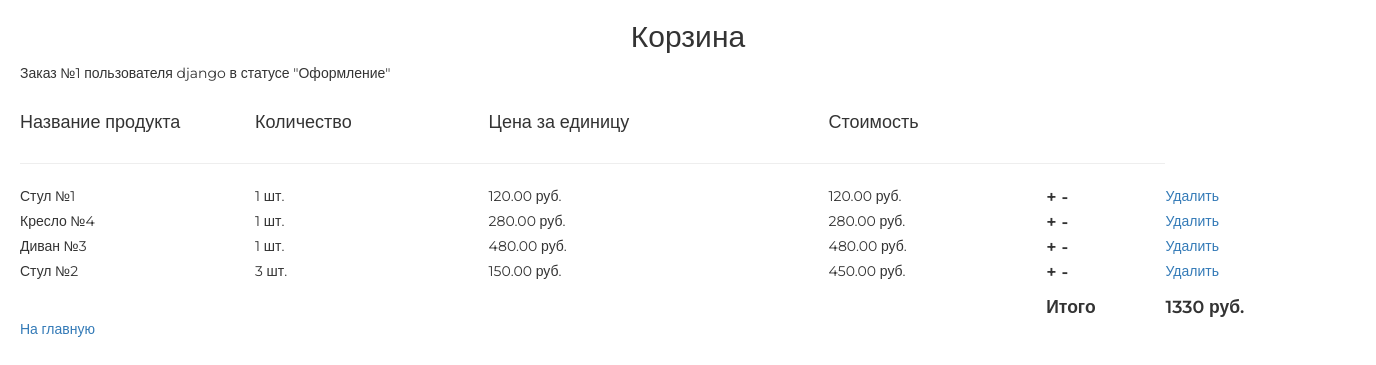
/basket/ (signed in), run on an earlier commit of the app's database.
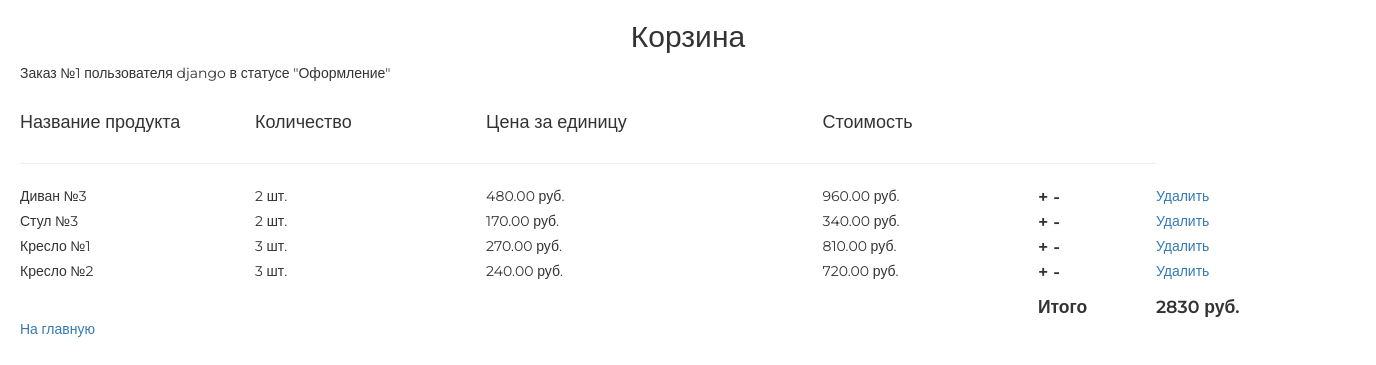
And on a later commit of the database.
### basketapp/models.py (models this page shows, shortened)
class OrderPosition(models.Model):
    order = models.ForeignKey(Order, on_delete=models.CASCADE, verbose_name='Номер заказа')
    product = models.ForeignKey(Product, on_delete=models.CASCADE, verbose_name='Продукт')
    quantity = models.PositiveSmallIntegerField(default=0, verbose_name='Количество')
    @property
    def line_total(self):
        return self.quantity * self.product.price

class Order(models.Model):
    user = models.ForeignKey(settings.AUTH_USER_MODEL, on_delete=models.CASCADE, verbose_name='Пользователь')
    status = models.CharField(max_length=100, choices=ORDER_STATUSES, default=ORDER_START, verbose_name='Статус')
    total = models.PositiveIntegerField(default=0, verbose_name='Обшая стоимость')
    start_time = models.DateTimeField(auto_now_add=True, verbose_name='Дата добавления')
    update_time = models.DateTimeField(auto_now_add=True, verbose_name='Дата изменения')
    def __str__(self):
        return f'Заказ №{self.pk} пользователя {self.user.username} в статусе "{dict(ORDER_STATUSES)[self.status]}"'

### mainapp/models.py (models this page shows, shortened)
class Product(models.Model):
    category_id = models.ForeignKey(ProductCategory, on_delete=models.CASCADE)
    name = models.CharField(verbose_name='имя продукта', max_length=100)
    desc = models.TextField(verbose_name='описание продукта', blank=True)
    short_desc = models.CharField(verbose_name='краткое описание продукта', max_length=200, blank=True)
    img_src = models.ImageField(upload_to='products_img', blank=True)
    price = models.DecimalField(verbose_name='стоимость продукта', max_digits=8, decimal_places=2, default=0)
    quantity = models.IntegerField(verbose_name='количество единиц продукта', default=0)

### authapp/models.py (models this page shows)
class ShopUser(AbstractUser):
    avatar = models.ImageField(verbose_name='аватарка', upload_to='avatars', blank=True, null=True)
    age = models.PositiveSmallIntegerField(verbose_name='возраст', blank=True, null=True)

### basketapp/views.py (the view)
# urls.py: path('', basketapp.view, name='view'),
@login_required
def view(request):
    order = Order.objects.filter(user=request.user, status=ORDER_START)
    if order.count():
        order = order.first()
        order_positions = OrderPosition.objects.filter(order=order)
    else:
        order_positions = []
    context = {
        'title': 'Корзина',
        'order': order,
        'order_positions': order_positions
    }
    return render(request, 'basketapp/basket.html', context)

### basketapp/templates/basketapp/basket.html (shortened to what this page needs)
<!DOCTYPE html>
{% load static %}
<html>
<head>
    {% block css %}
        <link rel="stylesheet" type="text/css" href="{% static 'bootstrap.min.css' %}">
        <link rel="stylesheet" type="text/css" href="{% static 'style.css' %}">
        <link rel="stylesheet" href="{% static 'fonts/font-awesome/css/font-awesome.css' %}">
    {% endblock %}
</head>
<body>
	<div class="container">
        <div class="login">
            <div class="h2 text-center head">
                {{ title|title }}
            </div>
            {% include 'basketapp/include/inc_basket_products.html' %}
        </div>
	</div>
</body>
</html>

### basketapp/templates/basketapp/include/inc_basket_products.html
{% load static %}
<div class="block">
    <div class="text">
        {{ order }}
    </div>
</div>
<br>
<div class="block">
    <table>
        <tr>
            <td><h4>Название продукта</h4></td>
            <td><h4>Количество</h4></td>
            <td><h4>Цена за единицу</h4></td>
            <td><h4>Стоимость</h4></td>
            <td></td>
            <td></td>
        <tr><td colspan="5"><hr>
    {% for item in order_positions %}
        <tr>
            <td name="name">{{ item.product.name }}</td>
            <td name="quantity">{{ item.quantity }} шт.</td>
            <td name="price">{{ item.product.price|floatformat:2 }} руб.</td>
            <td name="total">{{ item.line_total }} руб.</td>
            <td><span class="basket_add" param="{{ item.product.pk }}">+</span><span class="basket_remove" param="{{ item.product.pk }}">-</span></td>
            <td><a href="{% url 'basketapp:delete' item.product.pk %}">Удалить</a></td>
    {% endfor %}
        <tr class="basket_total"><td colspan="4">
            <td>Итого
            <td id="total"> {{ order.total }} руб.
    </table>
</div>
<a href="/">На главную</a>

What changed in the data, as far as the page shows it:
removed OrderPosition: product.name "Стул №1", quantity "1", product.price "120.00", line_total "120.00"
removed OrderPosition: product.name "Кресло №4", quantity "1", product.price "280.00", line_total "280.00"
removed OrderPosition: product.name "Стул №2", quantity "3", product.price "150.00", line_total "450.00"
changed Order "Заказ №1 пользователя django в статусе \"Оформление\"": total "1330" → "2830"
changed OrderPosition "Диван №3": quantity "1" → "2"; line_total "480.00" → "960.00"
added OrderPosition: product.name "Стул №3", quantity "2", product.price "170.00", line_total "340.00"
added OrderPosition: product.name "Кресло №1", quantity "3", product.price "270.00", line_total "810.00"
added OrderPosition: product.name "Кресло №2", quantity "3", product.price "240.00", line_total "720.00"
